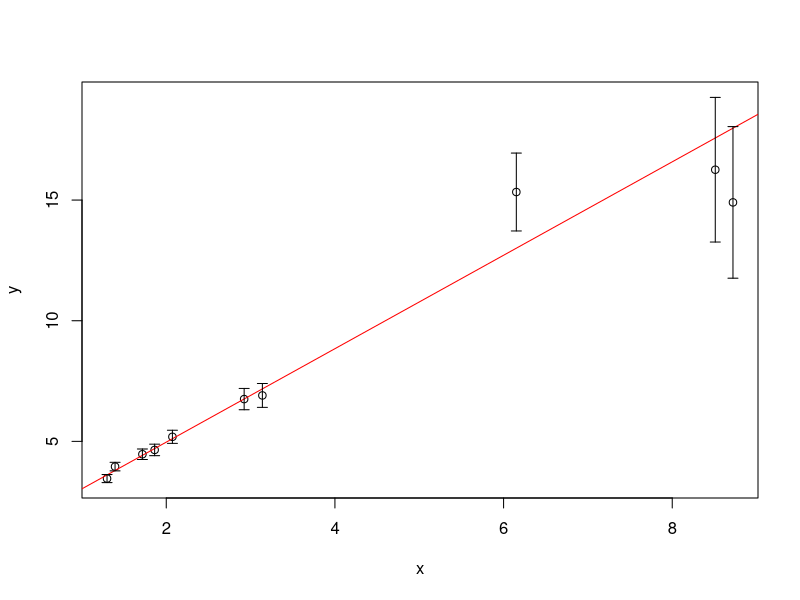
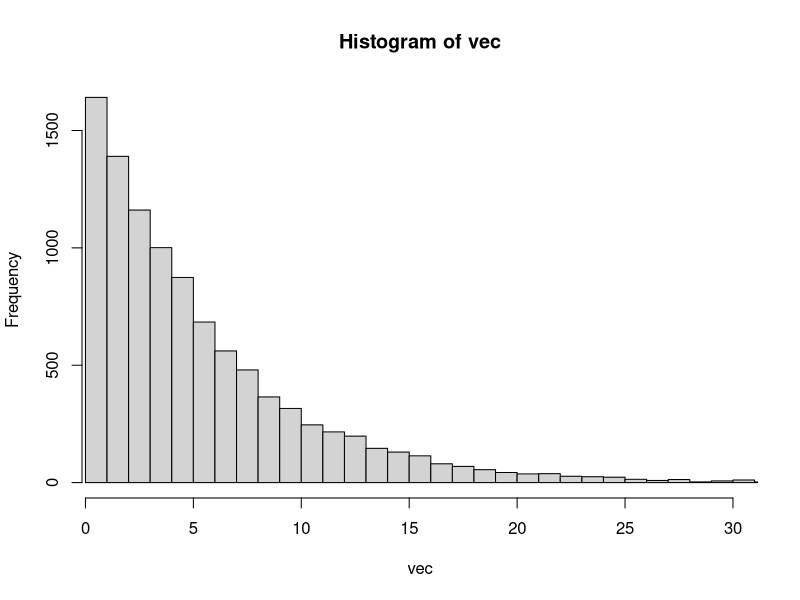
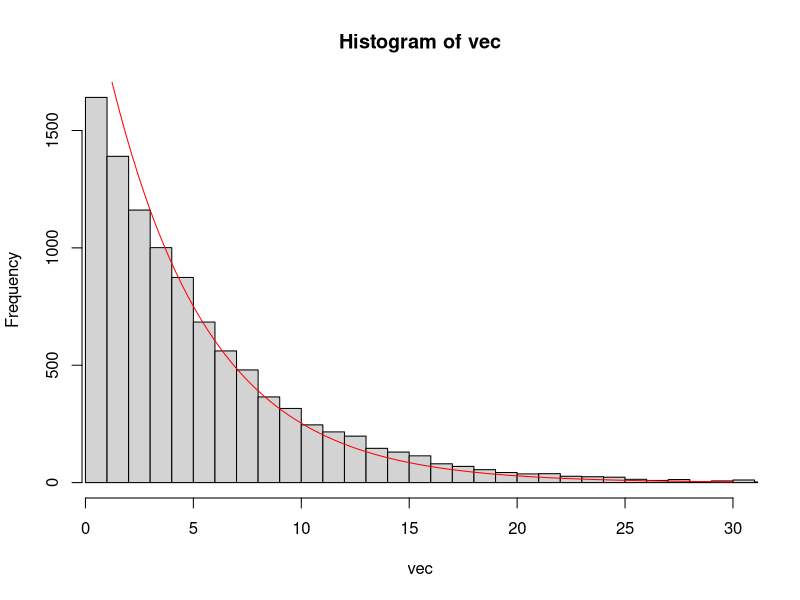

These figures' R source, in order:
## ---- chunk 1
generate_y_sigmas = function(x,a,b,m,n){
  
  # SIGMA
  sigma = m + n * x^2
  
  # GAUSSIANA
  y = a + b * x + rnorm(x,0,sigma)
  
  # DATA FRAME
  df = data.frame("y" = y,"sigma" = sigma)
  
  # RETORNAR DATA FRAME
  return(df)
  
}
## ---- chunk 2
maxLike = function(x,y,sigma){
  
  # TAMANO DE X
  N = length(x)
  
  # CREAR MATRIZ X
  X = cbind(rep(1,N),x)
  
  # COVARIANZA Y
  covY = diag(sigma^2)
  
  # MINIMIZAR ML
  param = solve(t(X) %*% solve(covY) %*% X) %*% (t(X) %*% solve(covY)) %*% y
  
  # RETORNAR PARAMETROS
  return(param)
  
}
## ---- chunk 3
# VECTOR X
x = runif(10,0,10)

# PARAMETROS
a = 1
b = 2
m = 0.1
n = 0.04

# VECTOR Y Y SIGMA
df = generate_y_sigmas(x,a,b,m,n)

y = df$y
sig = df$sigma

# PARAMETROS
theta = maxLike(x,y,sig)

# GRAFICA X Y
plot(x,y,ylim = c(min(y - sig),max(y + sig)))

# RECTA DE AJUSTE
abline(theta[1],theta[2],col = "red")

# ERRORES
arrows(x,y - sig,x,y + sig,length = 0.05,angle = 90,code = 3)
## ---- chunk 4
# VECTOR DE 10000 NUMEROS DISTRIBUIDOS EXPONENCIALMENTE
N = 10000
rate = 1/5.27
vec = rexp(N,rate)

# VALORES DEL HISTOGRAMA
h = hist(vec,breaks = 0:ceiling(max(vec)),xlim = c(1,30))$counts[1:30]
## ---- chunk 5
l = function(N,lambda){
  
  # t
  t = 0:29
  
  # RETORNAR L
  return(-sum(dpois(h,N * exp(-t/lambda),log = TRUE)))
  
}
## ---- chunk 6
require(stats4)
## ---- chunk 7
# ESTIMACION DE PARAMETROS POR MAXIMA VEROSIMILITUD
mlModel = mle(l,start = list(N = 4000,lambda = 4),nobs = NROW(h))

# PARAMETROS N Y LAMBDA
N = mlModel@coef[1]
lambda = mlModel@coef[2]

# IMPRIMIR VALORES DE N Y LAMBDA
paste("N =",N)
paste("Lambda =",lambda)

# HISTOGRAMA
hist(vec,breaks = 0:ceiling(max(vec)),xlim = c(1,30))

# EXPONENCIAL AJUSTADA
curve(N * exp(-x/lambda),add = TRUE,col = "red")
